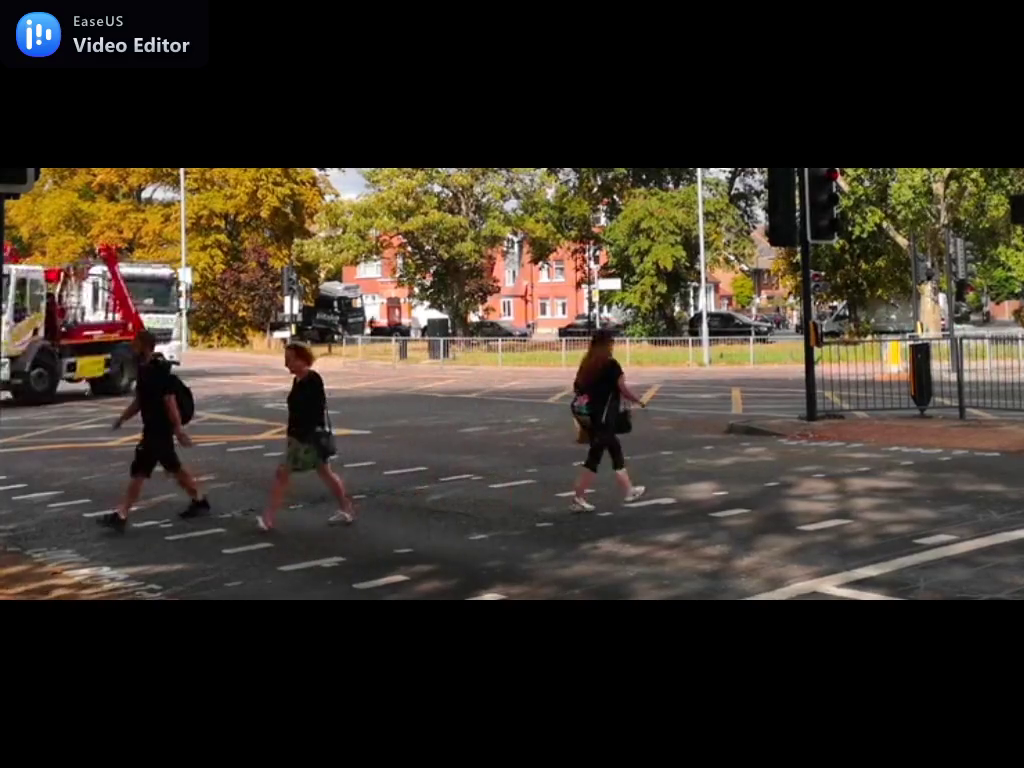
#> input picture frame 16 of testing/t33.mp4, 1024 x 768 px, given in place of video.mp4, which was not available
$ python video_reader.py
#> lines starting #> are read from the running program, lines starting #| are printed output that depends on the picture; after the words box and inside, x2 and y2 are one past the last pixel; in counts of white or black regions, pixels touching at a corner belong together; pictures that were not available may be replaced by others from this repository, and a replacement may not be noted
#> further down, frame is the input picture: shape (768, 1024, 3); mean B, G, R 40.5, 50.7, 58.5
### detect.py
import cv2
import numpy as np
from imutils.object_detection import non_max_suppression
import imutils

hog = cv2.HOGDescriptor()
hog.setSVMDetector(cv2.HOGDescriptor_getDefaultPeopleDetector())

classifier_file = 'cars.xml'

car_tracker = cv2.CascadeClassifier(classifier_file)

def detector(frame):
    rect, weight = hog.detectMultiScale(frame, winStride=(6, 8), padding=(3, 3), scale=1.15)
#> rect = [[424, 233, 92, 184], [40, 101, 163, 325]]; weight = [1.42, 0.941]
    # rect, weight = hog.detectMultiScale(frame, winStride=(2, 6), padding=(6, 6), scale=2)

    cars = car_tracker.detectMultiScale(frame)
#> cars = [[672, 352, 63, 63]]

    rect = np.array([[x, y, x + w, y + h] for (x, y, w, h) in rect])
#> rect = [[424, 233, 516, 417], [40, 101, 203, 426]]
    label = non_max_suppression(rect, probs=None, overlapThresh=0.65)
#> label = [[40, 101, 203, 426], [424, 233, 516, 417]]

    c = 0
    for (x, y, w, h) in label:
        c += 1

        cv2.rectangle(frame, (x, y), (w, h), (139, 30, 90), 2)
        cv2.rectangle(frame, (x, y - 15), (w, y), (139, 30, 90), -1)
        cv2.putText(frame, f'Person{c}', (x, y), cv2.FONT_HERSHEY_SIMPLEX, 0.5, (255, 255, 255), 1)
#> this loop made 2 passes
#> (x, y, w, h, c) on passes 1 to 2: (40, 101, 203, 426, 1), (424, 233, 516, 417, 2)
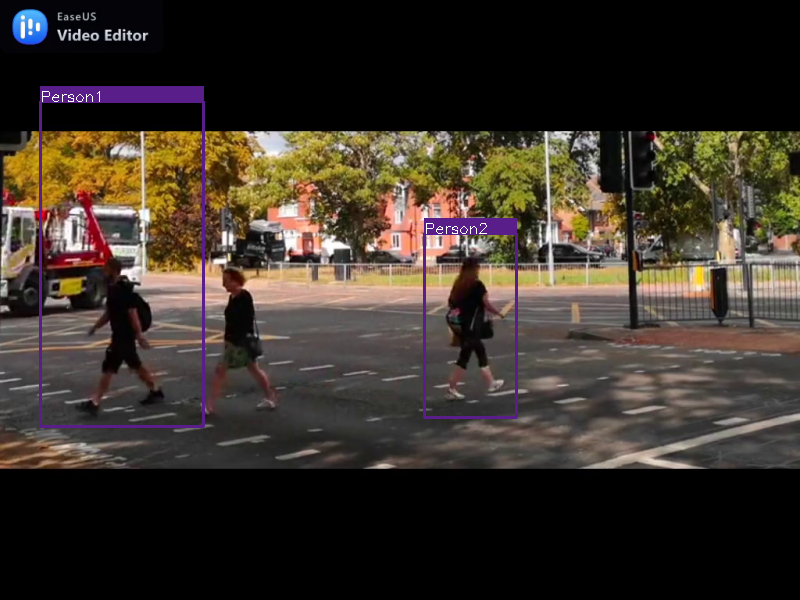
#> frame: shape (600, 800, 3); mean B, G, R 42.1, 50.3, 58.8
#> after the loop, c = 2

    for (x, y, w, h) in cars:
        cv2.rectangle(frame, (x, y), (x+w, y+h), (0, 0, 255), 1)
        cv2.rectangle(frame, (x, y - 15), (x+w, y), (0, 0, 255), -1)
        cv2.putText(frame, f'Car{c}', (x, y), cv2.FONT_HERSHEY_SIMPLEX, 0.5, (255, 255, 255), 1)
#> this loop made 1 pass
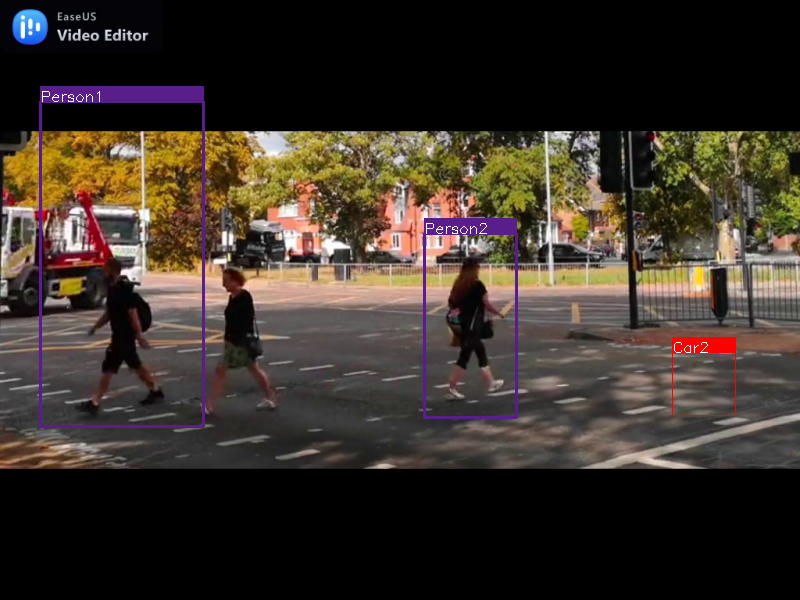
#> frame: shape (600, 800, 3); 0.25% of pixels changed, all inside (x1, y1, x2, y2) = (672, 337, 736, 416)

    cv2.imshow('Vision 0', frame)
    return frame, c

### video_reader.py
import cv2
import imutils
from detect import detector

cap = cv2.VideoCapture('./testing/video.mp4')

while (cap.isOpened()):
    ret, frame = cap.read()
    # print(frame)
    # print(fps)
    frame = imutils.resize(frame, width=min(800, frame.shape[1]))
    frame = detector(frame)

    # When user click 'enter', it will stop
    if cv2.waitKey(1) == 13:
#> (key Esc is pressed here)
        break
    if frame is None:
        break

cap.release()
cv2.destroyAllWindows()

$ run again, starting later in the video
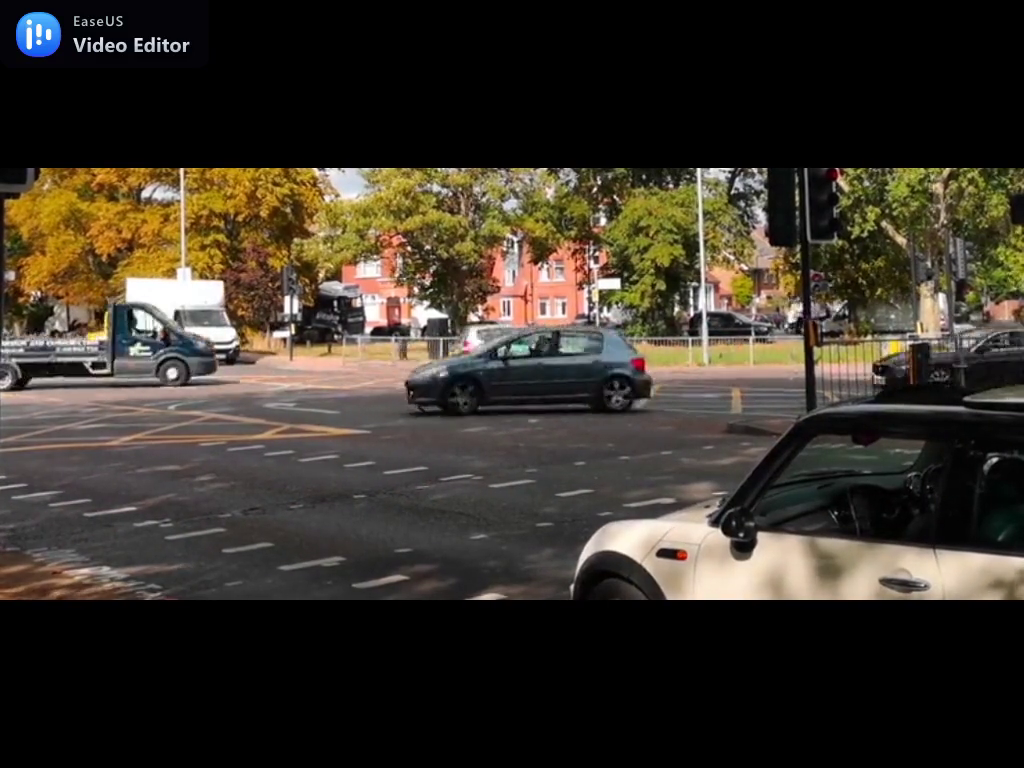
#> input picture frame 75 of testing/t33.mp4, 1024 x 768 px, given in place of video.mp4, which was not available
#> frame is the input picture: shape (768, 1024, 3); mean B, G, R 41.8, 51.2, 57.6
#> in detector, `rect, weight = hog.detectMultiScale(frame, winStride=(6, 8), padding=(..`: rect = ()
#> cars = [[87, 285, 27, 27], [560, 406, 36, 36], [620, 406, 58, 58]]
#> in detector, `rect = np.array([[x, y, x + w, y + h] for (x, y, w, h) in rect])`: rect = empty array
#> label = []
#> after the loop in detector, `for (x, y, w, h) in label:`: c = 0
#> the loop in detector, `for (x, y, w, h) in cars:` made 3 passes
#> after the loop in detector, `for (x, y, w, h) in cars:`:
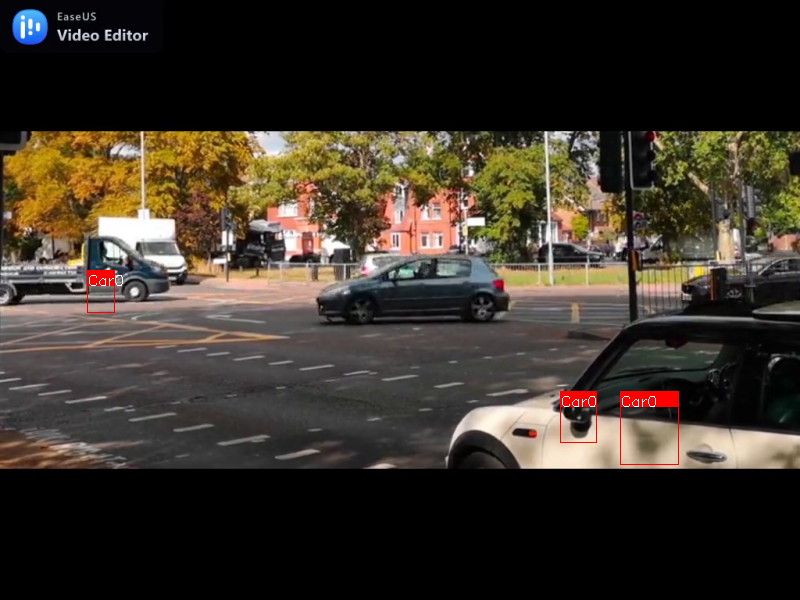
#> frame: shape (600, 800, 3); mean B, G, R 41.6, 51, 58.5

$ run again, starting later in the video
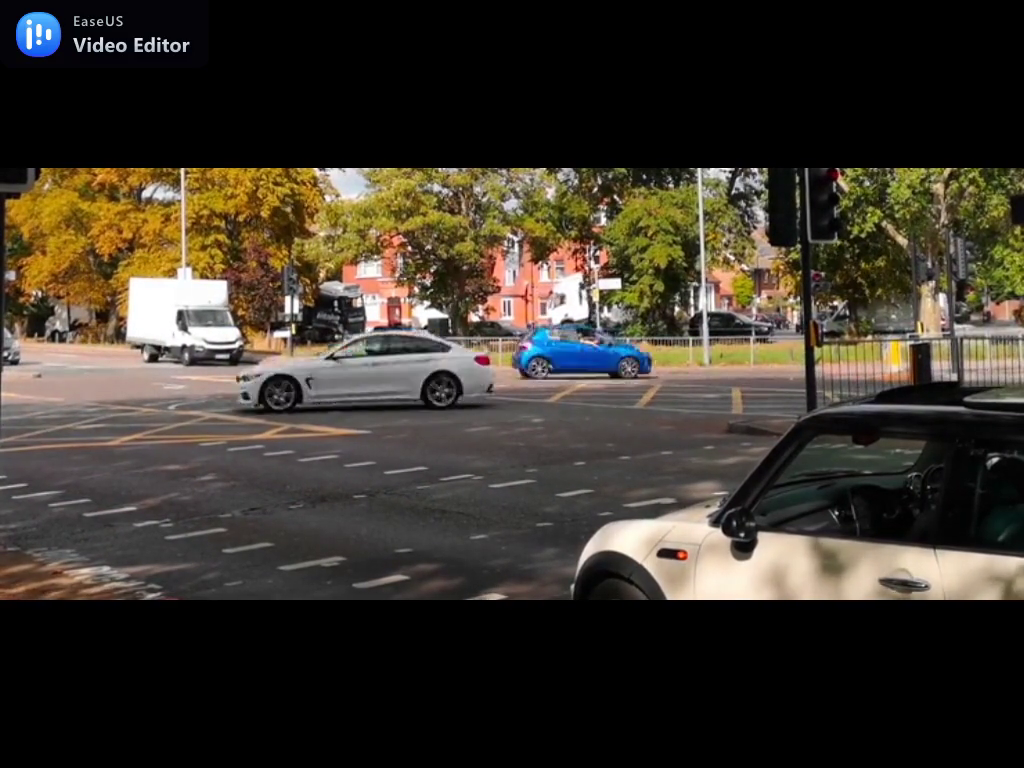
#> input picture frame 133 of testing/t33.mp4, 1024 x 768 px, given in place of video.mp4, which was not available
#> frame is the input picture: shape (768, 1024, 3); mean B, G, R 43.9, 53.2, 59.4
#> in detector, `rect, weight = hog.detectMultiScale(frame, winStride=(6, 8), padding=(..`: rect = ()
#> cars = [[561, 407, 36, 36], [400, 273, 26, 26], [506, 415, 31, 31], [622, 405, 57, 57], [133, 234, 75, 75]]
#> in detector, `rect = np.array([[x, y, x + w, y + h] for (x, y, w, h) in rect])`: rect = empty array
#> label = []
#> after the loop in detector, `for (x, y, w, h) in label:`: c = 0
#> the loop in detector, `for (x, y, w, h) in cars:` made 5 passes
#> after the loop in detector, `for (x, y, w, h) in cars:`:
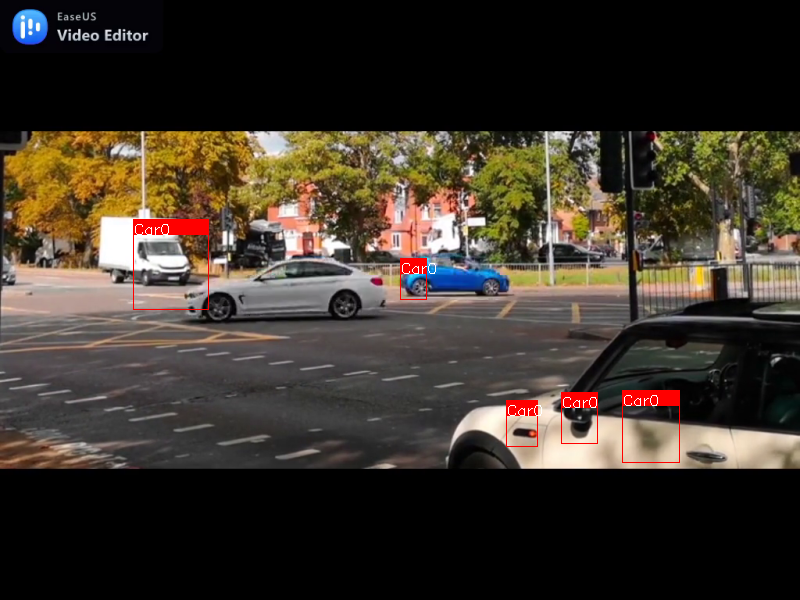
#> frame: shape (600, 800, 3); mean B, G, R 43, 52.3, 60.6
